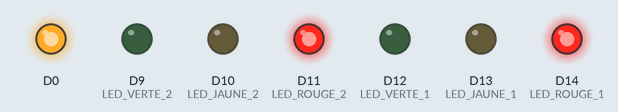
A program run on a simulated Arduino MKR. Shown: output pins drawn as LEDs (lit = HIGH).

Above: at 0.1 s.
At 2.1 s:
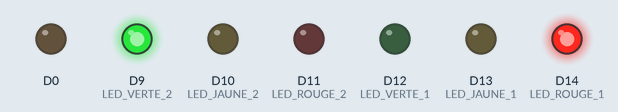
At 8.1 s:
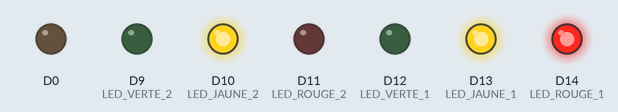
At 12.1 s:
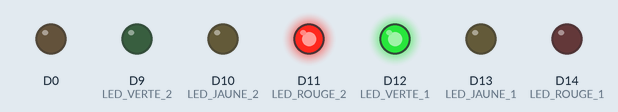
At 22.1 s:
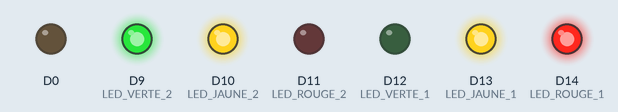
At 38.1 s:
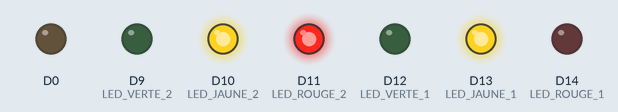
Timing chart, 0 to 39.6 s (numbered marks = the images above):
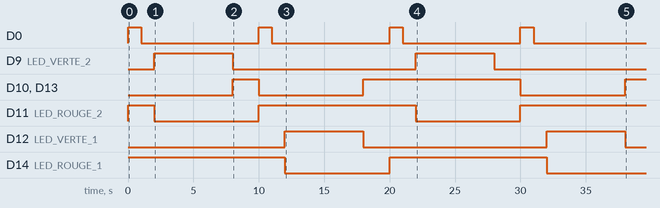

Measured:
- by itself, D0: alternates HIGH for 1.0 s and LOW for 9.0 s
- by itself, D9 (LED_VERTE_2), D12 (LED_VERTE_1): alternates HIGH for 6.0 s and LOW for 14.0 s
- by itself, D10 (LED_JAUNE_2), D13 (LED_JAUNE_1): goes HIGH 2.0 s, LOW 8.0 s, HIGH 12.0 s, LOW 8.0 s, then HIGH
- by itself, D11 (LED_ROUGE_2): alternates HIGH for 12.0 s and LOW for 8.0 s
- by itself, D14 (LED_ROUGE_1): HIGH → LOW at 12.0 s, → HIGH 8.0 s later, → LOW 12.0 s later

The program:

main.cpp
```cpp
/*
  Titre      : Titre du programme
  Auteur     : Assane Seck
  Date       : 29/11/2021
  Description: Une description du programme
  Version    : 0.0.1
*/


#include <Arduino.h>

void BlinkLed() ;


// définition des broches
const int LED_ROUGE_1 = 14 ;
const int LED_JAUNE_1 = 13 ;
const int LED_VERTE_1 = 12 ;
const int LED_ROUGE_2 = 11 ;
const int LED_JAUNE_2 = 10 ;
const int LED_VERTE_2 = 9 ;
int Led ;

void setup()
{
    // initialisation en sortie de toutes les broches
    pinMode (LED_ROUGE_1 , OUTPUT) ;
    pinMode (LED_JAUNE_1 , OUTPUT) ;
    pinMode (LED_VERTE_1 , OUTPUT) ;
    pinMode (LED_ROUGE_2 , OUTPUT) ;
    pinMode (LED_JAUNE_2 , OUTPUT) ;
    pinMode (LED_VERTE_2 , OUTPUT) ;

    // on initialise toutes les LED éteintes au début du programme
    // (sauf les deux feux rouges)
   digitalWrite (LED_ROUGE_1 , HIGH) ;
   digitalWrite (LED_JAUNE_1 , LOW) ;
   digitalWrite (LED_VERTE_1 , LOW) ;
   digitalWrite (LED_ROUGE_2, HIGH) ;
   digitalWrite (LED_JAUNE_2 , LOW) ;
   digitalWrite (LED_VERTE_2, LOW) ;

}

void loop() {
    // première séquence
    digitalWrite(LED_ROUGE_1, HIGH);
     BlinkLed() ;
    digitalWrite(LED_VERTE_2, HIGH);
    digitalWrite(LED_ROUGE_2, LOW) ;

    delay(6000);

    // deuxième séquence
    digitalWrite(LED_VERTE_2, LOW);
    digitalWrite(LED_JAUNE_1, HIGH);
    digitalWrite(LED_JAUNE_2, HIGH) ;


    delay(2000);

    // troisième séquence
    digitalWrite(LED_JAUNE_1, LOW);
    digitalWrite(LED_JAUNE_2, LOW);
    digitalWrite(LED_ROUGE_2, HIGH);
    BlinkLed() ;
    digitalWrite(LED_VERTE_1, HIGH) ;
    digitalWrite(LED_ROUGE_1, LOW) ;

    delay(6000);

    // Phase 4 : V1 éteint et J1, J2 et R2 allumés
    digitalWrite(LED_VERTE_1, LOW);
    digitalWrite(LED_JAUNE_1, HIGH);
    digitalWrite(LED_JAUNE_2, HIGH);
    digitalWrite(LED_ROUGE_2, HIGH);

    delay(2000) ;

}

void BlinkLed(){
   pinMode(Led, OUTPUT);


  digitalWrite(Led, HIGH);   // allume la LED
  delay(1000);                 // attend 500ms
  digitalWrite(Led, LOW);    // éteint la LED
  delay(1000);                 // attend 500ms
}
```
